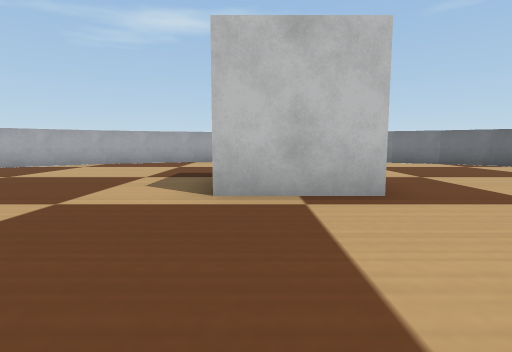
view 1 (above)

15 first-person views from a walk through a world built for the Webots simulator. The camera is 0.06 m above the floor, tilts 6° down and sees 80° across. The floor is counted in squares, 0.1 m on a side. Each view is taken from the middle of a square. On the plan, view 1 faces up. The plan holds only what a view shows up to about 9 squares ahead; the rest is blank. Robots are left out. Simple shapes and patterns stand in for the simulator's stock objects.

view 2
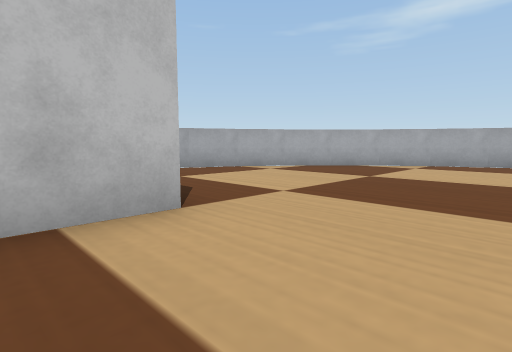

view 3
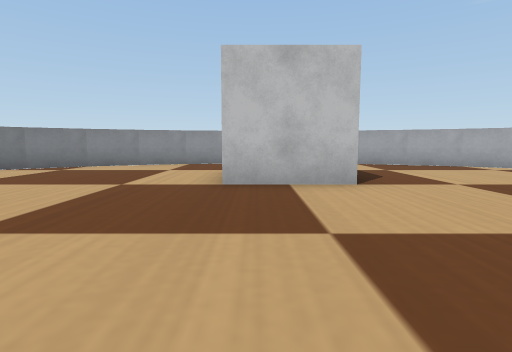

view 4
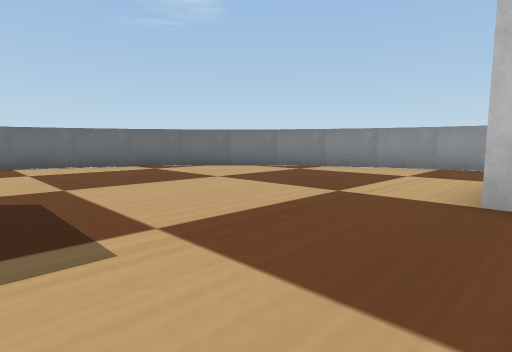

view 5
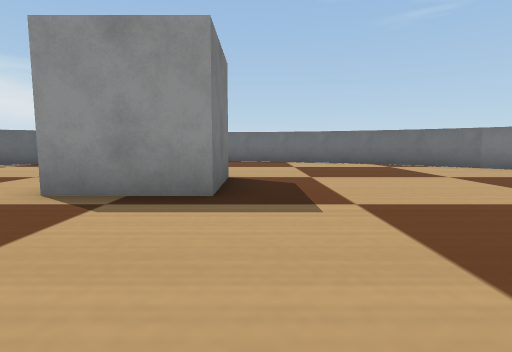

view 6
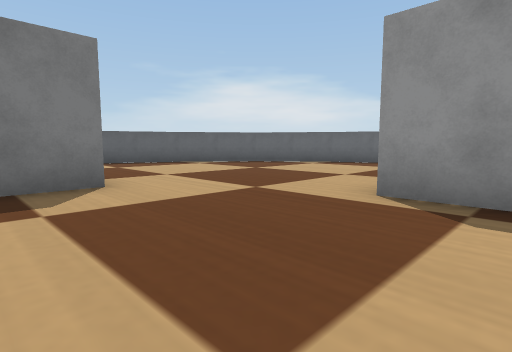

view 7
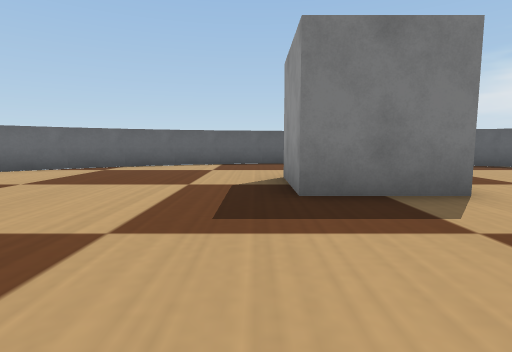

view 8
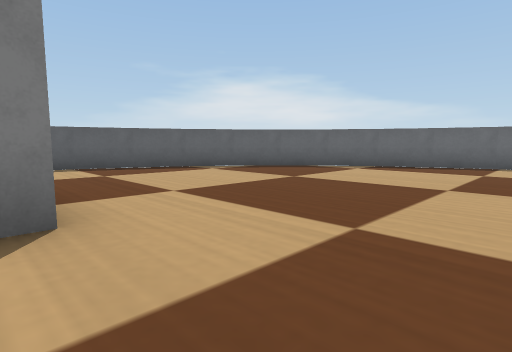

view 9
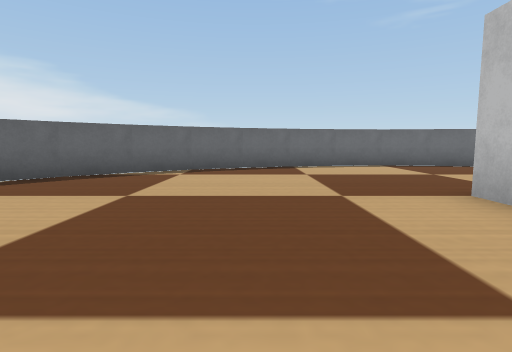

view 10
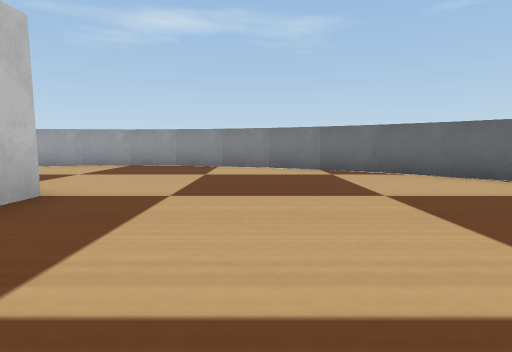

view 11
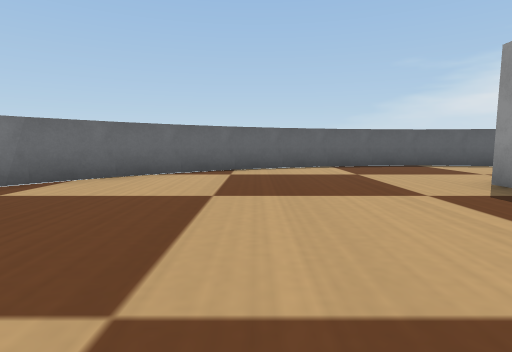

view 12
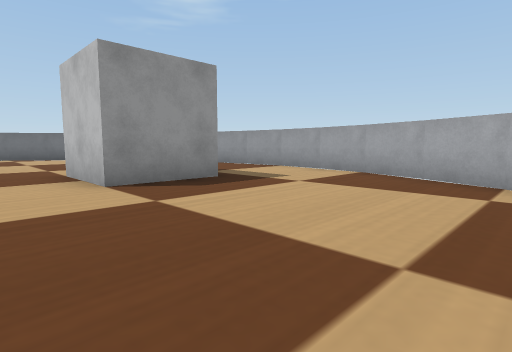

view 13
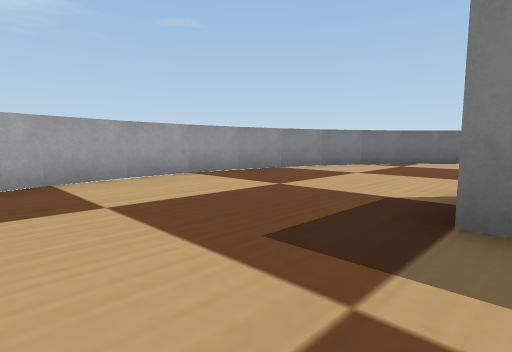

view 14
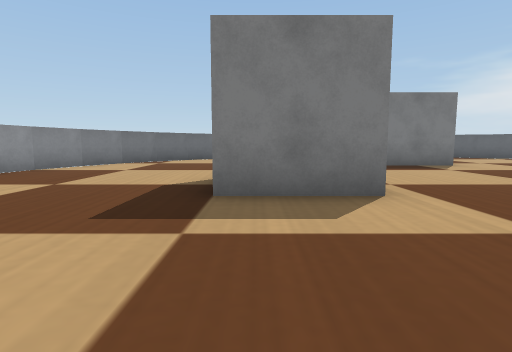

view 15
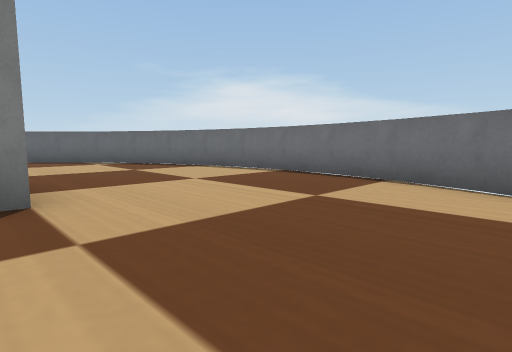

### Floor plan
Points are (right, up) in squares from view 1. A wall is a line through its corners. A room is listed if a view was taken in it or the views show most of it. See-through windows are left out.
Room 1 (views 1, 2, 3, 4, 5, 6, 7, 8, 9, 10, 11, 12, 13, 14, 15)
walls: (-7.4, 6.6) (-8.2, 5.5); (-5.5, 8.5) (-6.6, 7.6); (-4.4, 9.2) (-5.6, 8.4); (-8.1, 5.6) (-8.8, 4.2); (-6.5, 7.7) (-7.5, 6.5); (-8.7, 4.4) (-9.2, 3); (-9.1, 3.2) (-9.4, 1.7); (-3.2, 9.8) (-4.6, 9.1); (-2, 10.2) (-3.4, 9.7); (-0.7, 10.4) (-2.2, 10.1); (-9.4, 1.9) (-9.5, 0.4); (-9.5, 0.5) (-9.4, -0.5); (0.6, 10.5) (-0.9, 10.4); (3.1, 10.1) (1.8, 10.4) (0.5, 10.5); (-9.4, -1.1) (-9.2, -2.1); (-9.2, -2) (-8.7, -3.3); (4.3, 9.7) (3, 10.2); (-8.8, -3.3) (-8.1, -4.6); (-8.2, -4.4) (-7.4, -5.7); (5.6, 9.1) (4.3, 9.8); (-7.5, -5.5) (-6.5, -6.6); (6.7, 8.4) (5.4, 9.2); (7.6, 7.5) (6.5, 8.5); (-6.7, -6.5) (-5.5, -7.5); (8.5, 6.5) (7.5, 7.7); (-5.7, -7.4) (-4.4, -8.2); (-4.6, -8.1) (-3.2, -8.8); (9.2, 5.4) (8.4, 6.7); (-3.4, -8.7) (-2.1, -9.2) (-0.8, -9.4) (0.5, -9.5); (9.8, 4.2) (9.1, 5.6); (0.4, -9.5) (1.9, -9.4); (10.5, 0.5) (10.4, 1.8) (10.2, 3.1) (9.7, 4.4); (1.7, -9.4) (3.2, -9.1); (10.4, -0.9) (10.5, 0.6); (10.1, -2.2) (10.4, -0.8); (3, -9.2) (4.4, -8.7); (9.7, -3.4) (10.2, -2); (4.2, -8.8) (5.6, -8.1); (7.5, -6.6) (8.4, -5.6) (9.2, -4.5); (9.1, -4.6) (9.8, -3.2); (6.5, -7.5) (7.6, -6.5); (5.5, -8.2) (6.6, -7.4)
objects: white box (-6, 0) to (-5, 1); white box (0, -4) to (1, -3); white box (0, 4) to (1, 5); white box (5, 0) to (6, 1)

Where each view was taken, in squares from view 1:
view 1: 0 up, 0 right, facing up
view 2: 0 up, 2 left, facing up-left
view 3: 0 up, 0 right, facing left
view 4: 0 up, 1 left, facing down-left
view 5: 1 up, 1 left, facing down
view 6: 1 up, 0 right, facing down-right
view 7: 2 up, 1 right, facing right
view 8: 0 up, 2 right, facing down-right
view 9: 1 down, 4 right, facing down
view 10: 2 up, 4 right, facing up
view 11: 5 up, 2 right, facing right
view 12: 6 up, 3 left, facing down-left
view 13: 5 up, 3 left, facing up-right
view 14: 5 up, 4 left, facing right
view 15: 4 down, 4 left, facing down-right
